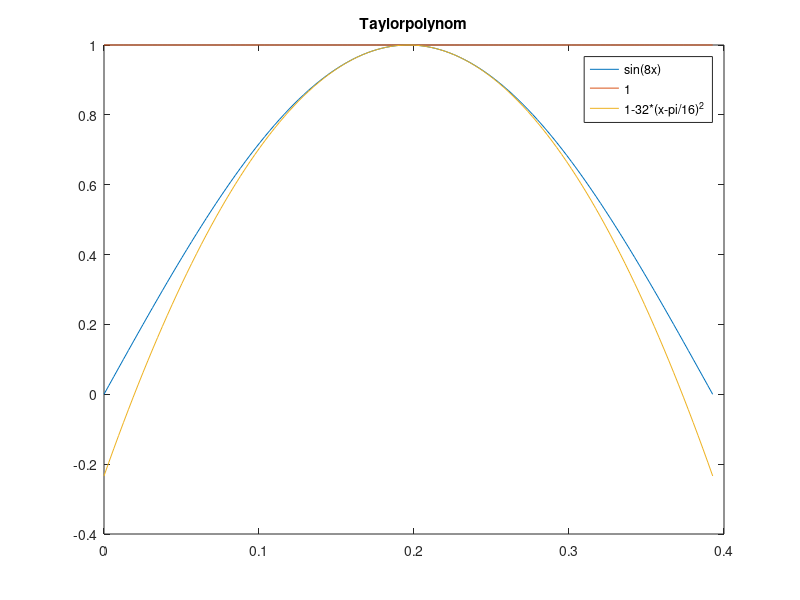

Write the MATLAB code that produced this figure. (Note: this script raises an error after producing the figure.)
%zweiter Punkt der Aufgabe
%Das x soll sagen, welche Daten wir gerne hätten
x = 0:pi/1000:pi/8;
%Funktion g(x)
p0 = sin(8*x);
%Erster Grad
p1 = 1+0*x;
%Zweiter Grad
p2 = 1-32*(x.^2-pi/8*x+pi.^2/16.^2);
%Plottet die drei Funktionen mit den Eingabewerten von x
plot(x,p0,x,p1,x,p2);
%Das verstehst du hoffentlich nigga
title('Taylorpolynom');
legend('sin(8x)','1','1-32*(x-pi/16)^2');

%Die letzte Aufgabe
a = pi/32:pi/1000:3*pi/32;
%Ich habe vergessen wie man diese Funktionen nennt, aber du verstehst das
%sicher xD
f0 = abs(a*8.*cotan(8*a));
f1 = abs(sin(8*a)-sin(8*(a+0.05))/sin(8*a));
%figure öffnet ein zweites Fenster, damit man einfach nur einen Code nutzen
%kann. Ich gucke mal später nach, ob man den Titel ändern kann des Fensters
%selber
figure;
%Man kann auch so zwei Funktionen in einem Graphen zeichnen. Damit kann ich
%noch leichter paar Sachen einstellen um es schöner zu machen. Aber das
%mache ich später
plot(a,f0);
hold on;
plot(a,f1);
title('Fehler');
%Ja ich habe das vergessen zu machen also hast du nur die kaka version
%davon
legend('Das Ding mit tan', 'Das Ding mit sin');
